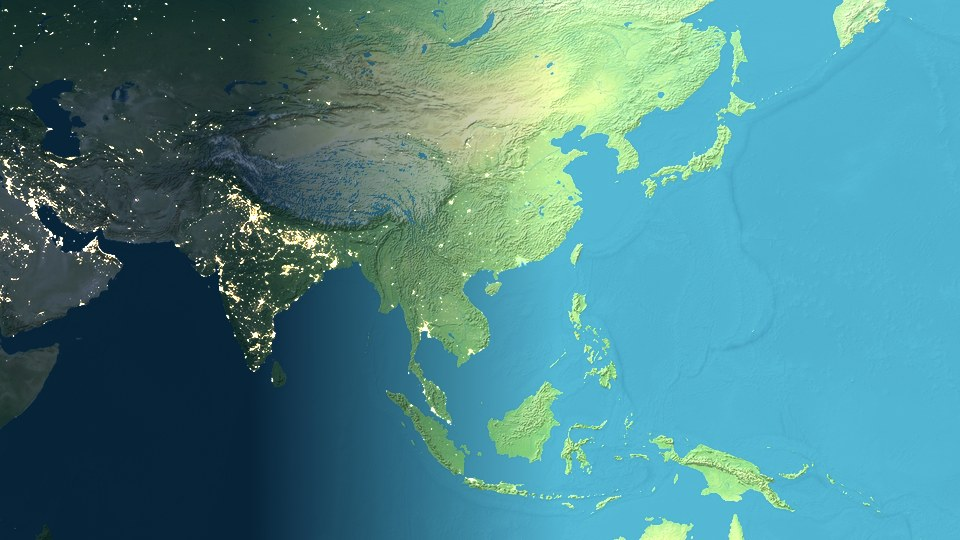
#> input picture docs/assets/theme-aqua.jpg, 960 x 540 px, given in place of earth-day.jpg, which was not available
$ python gen-theme-previews.py
#> lines starting #> are read from the running program, lines starting #| are printed output that depends on the picture; after the words box and inside, x2 and y2 are one past the last pixel; in counts of white or black regions, pixels touching at a corner belong together; pictures that were not available may be replaced by others from this repository, and a replacement may not be noted
"""Generate theme preview images using Orblune's shader grading (ported from shaders.ts)."""

from __future__ import annotations

from pathlib import Path

import numpy as np
from PIL import Image, ImageEnhance

ROOT = Path(__file__).resolve().parents[1]
OUT = ROOT / "docs" / "assets"
OUT.mkdir(parents=True, exist_ok=True)

day_full = Image.open(ROOT / "public/textures/earth-day.jpg").convert("RGB")
#> day_full is the input picture: PIL image 960x540 RGB; mean R, G, B 75.7, 134.4, 139.4
night_full = Image.open(ROOT / "public/textures/earth-night.jpg").convert("RGB")
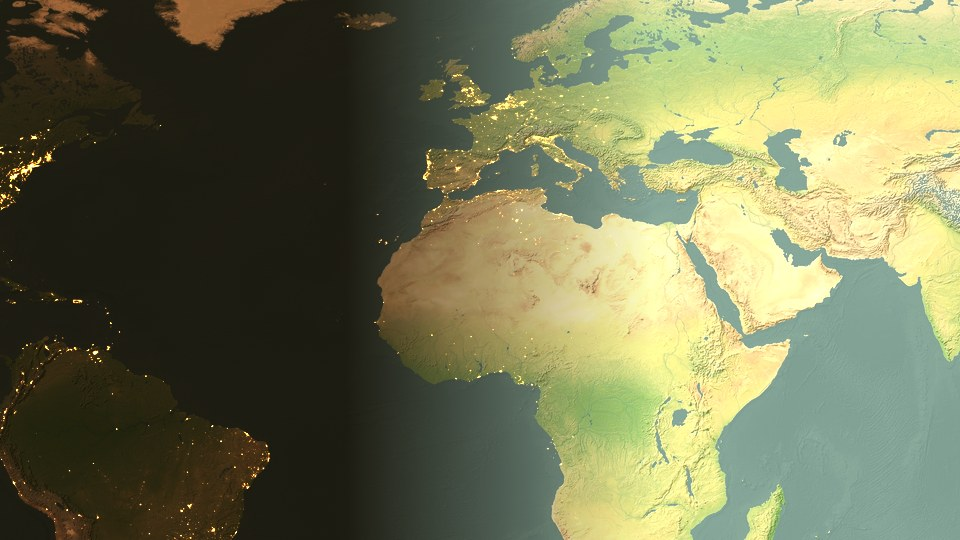
#> input picture docs/assets/theme-atlas.jpg, 960 x 540 px, given in place of earth-night.jpg, which was not available
#> night_full is the input picture: PIL image 960x540 RGB; mean R, G, B 115, 118.1, 84
clouds_full = Image.open(ROOT / "public/textures/earth-clouds.jpg").convert("L")

THEMES = ["natural", "aqua", "atlas", "vivid", "noir", "ember", "frost", "verdant", "ink", "sand"]
THEME_INDEX = {name: float(i) for i, name in enumerate(THEMES)}

CROPS = {
    # Wider / taller framing for more source pixels into 21:9 + 16:9 exports.
    "atlantic": (0.22, 0.78, 0.10, 0.64),
    "pacific": (0.58, 1.00, 0.14, 0.60),
    "asia": (0.50, 0.98, 0.12, 0.58),
}


def crop_uv(img: Image.Image, u0: float, u1: float, v0: float, v1: float) -> Image.Image:
    return img.crop(
        (
            int(u0 * img.width),
            int(v0 * img.height),
            int(u1 * img.width),
            int(v1 * img.height),
        )
    )


def to_f(img: Image.Image) -> np.ndarray:
    return np.asarray(img, dtype=np.float32) / 255.0


def from_f(arr: np.ndarray) -> Image.Image:
    return Image.fromarray(np.clip(arr * 255.0, 0, 255).astype(np.uint8))


def luma(c: np.ndarray) -> np.ndarray:
    return 0.299 * c[..., 0] + 0.587 * c[..., 1] + 0.114 * c[..., 2]


def mix(a: np.ndarray | float, b: np.ndarray | float, t: np.ndarray | float) -> np.ndarray:
    return np.asarray(a, dtype=np.float32) * (1.0 - t) + np.asarray(b, dtype=np.float32) * t


def smoothstep(edge0: float, edge1: float, x: np.ndarray) -> np.ndarray:
    t = np.clip((x - edge0) / (edge1 - edge0), 0.0, 1.0)
    return t * t * (3.0 - 2.0 * t)


def apply_theme_day(c: np.ndarray, theme: float) -> np.ndarray:
    L = luma(c)[..., None]
    L1 = L[..., 0]
    water = (
        ((c[..., 2] >= c[..., 0] + 0.02) & (c[..., 2] >= c[..., 1] - 0.04) & (L1 <= 0.72)).astype(np.float32)
    )[..., None]
    cb = c[..., 2:3]

    if theme < 0.5:
        return c * 1.05
    if theme < 1.5:
        teal = mix(np.array([0.38, 0.78, 0.88]), np.array([0.22, 0.55, 0.70]), 1.0 - cb)
        land = mix(L, c, 0.9) * np.array([0.96, 1.06, 0.94]) * 1.05
        return np.clip(mix(land, teal, water * 0.82), 0.0, 1.0)
    if theme < 2.5:
        ocean = mix(np.array([0.58, 0.70, 0.74]), np.array([0.38, 0.52, 0.58]), 1.0 - cb)
        out = mix(c, ocean, water * 0.7)
        out = mix(L, out, 0.82)
        out = out * np.array([1.12, 1.04, 0.86])
        out = mix(out, out * out * (3.0 - 2.0 * out), 0.16)
        return np.clip(out, 0.0, 1.0)
    if theme < 3.5:
        out = c * 1.15 + (c - L) * 0.55
        out = out * mix(np.array([1.1, 1.12, 0.9]), np.array([0.75, 1.08, 1.35]), water)
        return np.clip(out, 0.0, 1.0)
    if theme < 4.5:
        return np.clip(L * np.array([0.78, 0.88, 1.05]) * 1.08, 0.0, 1.0)
    if theme < 5.5:
        ocean = mix(np.array([0.12, 0.18, 0.42]), np.array([0.05, 0.08, 0.22]), 1.0 - cb)
        land = mix(L, c, 0.55) * np.array([1.45, 0.78, 0.42])
        land = mix(land, np.stack([L1 * 1.2, L1 * 0.55, L1 * 0.22], axis=-1), 0.25)
        return np.clip(mix(land, ocean, water * 0.9), 0.0, 1.0)
    if theme < 6.5:
        ice = mix(np.array([0.45, 0.78, 0.92]), np.array([0.22, 0.48, 0.68]), 1.0 - cb)
        land = mix(L, c, 0.35) * np.array([0.82, 0.98, 1.2])
        land = mix(land, np.array([0.88, 0.94, 1.0]), smoothstep(0.4, 0.85, L1)[..., None] * 0.45)
        return np.clip(mix(land, ice, water * 0.85) * 1.06, 0.0, 1.0)
    if theme < 7.5:
        ocean = mix(np.array([0.1, 0.42, 0.55]), np.array([0.04, 0.22, 0.36]), 1.0 - cb)
        land = mix(L, c, 0.7) * np.array([0.7, 1.35, 0.65])
        g = np.clip(land[..., 1] - np.maximum(land[..., 0], land[..., 2]), 0.0, 1.0)[..., None]
        land = mix(land, np.array([0.25, 0.75, 0.28]) * (0.4 + L), 0.2 + g * 0.35)
        return np.clip(mix(land, ocean, water * 0.8), 0.0, 1.0)
    if theme < 8.5:
        ocean = mix(np.array([0.04, 0.12, 0.32]), np.array([0.01, 0.04, 0.14]), 1.0 - cb)
        land = L * np.array([0.45, 0.75, 1.15])
        land = mix(land, np.array([0.35, 0.7, 0.95]) * L, 0.35)
        return np.clip(mix(land, ocean, water * 0.92), 0.0, 1.0)

    ocean = mix(np.array([0.42, 0.58, 0.62]), np.array([0.28, 0.42, 0.48]), 1.0 - cb)
    land = mix(L, c, 0.5) * np.array([1.35, 1.08, 0.62])
    land = mix(land, np.array([0.95, 0.78, 0.45]) * (0.35 + L * 0.75), 0.32)
    return np.clip(mix(land, ocean, water * 0.72), 0.0, 1.0)


def apply_theme_night(day_graded: np.ndarray, lights: np.ndarray, theme: float) -> np.ndarray:
    L = luma(day_graded)[..., None]
    L1 = L[..., 0]
    lights2 = lights * lights

    if theme < 0.5:
        terrain = mix(np.array([0.02, 0.04, 0.07]), day_graded * np.array([0.18, 0.22, 0.30]), 0.85)
        city = lights2 * 1.8
    elif theme < 1.5:
        terrain = mix(np.array([0.02, 0.05, 0.08]), day_graded * np.array([0.14, 0.24, 0.32]), 0.82)
        city = lights2 * np.array([1.5, 1.7, 1.9]) * 1.5
    elif theme < 2.5:
        terrain = mix(np.array([0.04, 0.03, 0.02]), day_graded * np.array([0.28, 0.22, 0.16]), 0.8)
        city = lights2 * np.array([2.0, 1.5, 0.9]) * 1.6
    elif theme < 3.5:
        terrain = mix(np.array([0.01, 0.03, 0.08]), day_graded * np.array([0.12, 0.18, 0.36]), 0.85)
        city = lights2 * 2.1
    elif theme < 4.5:
        terrain = mix(np.array([0.02, 0.025, 0.04]), L * 0.22, 0.9)
        city = lights2 * np.array([1.9, 1.55, 0.85]) * 1.7
    elif theme < 5.5:
        terrain = mix(np.array([0.06, 0.015, 0.03]), day_graded * np.array([0.4, 0.12, 0.06]), 0.85)
        city = lights2 * np.array([2.6, 1.2, 0.35]) * 2.0
    elif theme < 6.5:
        terrain = mix(np.array([0.015, 0.04, 0.1]), day_graded * np.array([0.1, 0.22, 0.42]), 0.88)
        city = lights2 * np.array([1.15, 1.75, 2.4]) * 1.8
    elif theme < 7.5:
        terrain = mix(np.array([0.015, 0.05, 0.03]), day_graded * np.array([0.08, 0.32, 0.14]), 0.86)
        city = lights2 * np.array([1.85, 1.9, 0.95]) * 1.75
    elif theme < 8.5:
        terrain = mix(np.array([0.005, 0.015, 0.05]), day_graded * np.array([0.06, 0.12, 0.3]), 0.9)
        city = lights2 * np.array([0.9, 1.9, 2.6]) * 2.1
    else:
        terrain = mix(np.array([0.05, 0.03, 0.015]), day_graded * np.array([0.35, 0.22, 0.1]), 0.85)
        city = lights2 * np.array([2.4, 1.5, 0.55]) * 1.75
    return terrain + city


def render_theme(
    theme_name: str,
    day_img: Image.Image,
    night_img: Image.Image,
    cloud_img: Image.Image,
    split: float = 0.5,
    soft: float = 0.16,
) -> Image.Image:
    theme = THEME_INDEX[theme_name]
    day_c = to_f(day_img)
    lights = to_f(night_img)
    cloud = np.asarray(cloud_img, dtype=np.float32) / 255.0

    day_lit = apply_theme_day(day_c, theme)
    day_lit = mix(day_lit, day_lit * day_lit * (3.0 - 2.0 * day_lit), 0.05)
    night = apply_theme_night(day_lit, lights, theme)

    w = day_c.shape[1]
    xs = np.linspace(0, 1, w, dtype=np.float32)
    # Approximate terminator as a vertical softstep (marketing crop)
    day_factor = np.clip((xs - (split - soft)) / (2 * soft), 0.0, 1.0)[None, :, None]
    color = mix(night, day_lit, day_factor)

    cloud_amt = cloud[..., None] * 0.15 * day_factor
    if 3.5 < theme < 4.5:
        cloud_amt *= 0.5
    elif 4.5 < theme < 5.5:
        cloud_amt *= 0.65
    elif 7.5 < theme < 8.5:
        cloud_amt *= 0.5
    color = mix(color, np.array([0.94, 0.96, 0.98]), cloud_amt)
    return from_f(np.clip(color, 0.0, 1.0))


def themed_crop(theme: str, crop_key: str, size: tuple[int, int]) -> Image.Image:
    u0, u1, v0, v1 = CROPS[crop_key]
    # Grade at native crop resolution so we keep texture detail, then resize.
    d = crop_uv(day_full, u0, u1, v0, v1)
    n = crop_uv(night_full, u0, u1, v0, v1)
    c = crop_uv(clouds_full, u0, u1, v0, v1)
    # Match day/night size if clouds are lower-res.
    if c.size != d.size:
        c = c.resize(d.size, Image.Resampling.LANCZOS)
    if n.size != d.size:
        n = n.resize(d.size, Image.Resampling.LANCZOS)
    split = 0.52 if crop_key == "atlantic" else 0.42
    img = render_theme(theme, d, n, c, split=split, soft=0.14)
    if img.size != size:
        img = img.resize(size, Image.Resampling.LANCZOS)
    return img


def polish(img: Image.Image) -> Image.Image:
    img = ImageEnhance.Contrast(img).enhance(1.04)
    img = ImageEnhance.Color(img).enhance(1.03)
    img = ImageEnhance.Sharpness(img).enhance(1.18)
    return img


def save_jpeg(img: Image.Image, path: Path, quality: int = 93) -> None:
    img.save(
        path,
        "JPEG",
        quality=quality,
        optimize=True,
        progressive=True,
        subsampling=0,
    )


def main() -> None:
    crop_for = {
        "natural": "atlantic",
        "aqua": "pacific",
        "atlas": "atlantic",
        "vivid": "atlantic",
        "noir": "atlantic",
        "ember": "asia",
        "frost": "pacific",
        "verdant": "atlantic",
        "ink": "asia",
        "sand": "asia",
    }

    # Match the site's full-bleed 21:9 theme stage.
    theme_size = (2520, 1080)
    for theme in THEMES:
        img = polish(themed_crop(theme, crop_for[theme], theme_size))
        path = OUT / f"theme-{theme}.jpg"
        save_jpeg(img, path, quality=93)
        print("wrote", path.name, img.size)
#> this loop made 10 passes
#> pass 1, in themed_crop, `n = crop_uv(night_full, u0, u1, v0, v1)`:
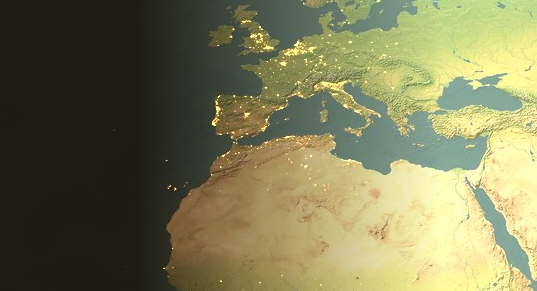
#> n: PIL image 537x291 RGB; mean R, G, B 122.2, 121.2, 84.2
#> pass 1, in themed_crop, `c = crop_uv(clouds_full, u0, u1, v0, v1)`:
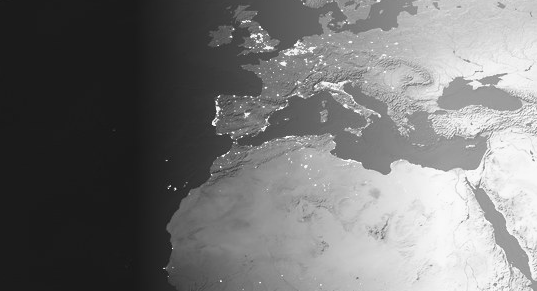
#> c: PIL image 537x291 L; min 22, max 251, mean 117.3
#> after the loop:
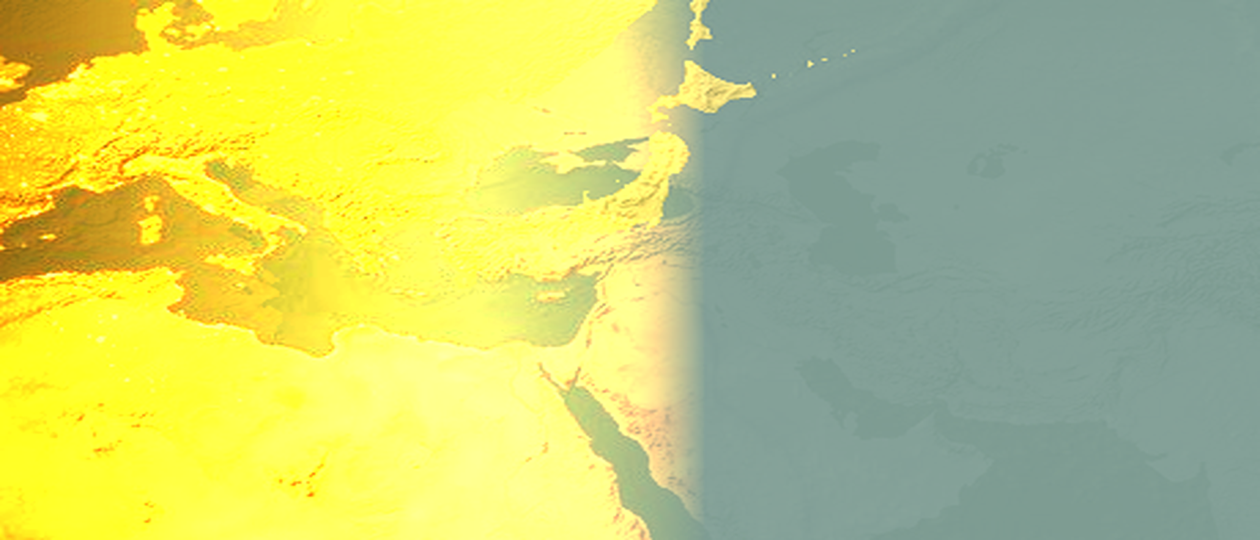
#> img: PIL image 2520x1080 RGB (shown at 1/2 size); mean R, G, B 194.1, 202.4, 112.8

    # Desktop showcase shots used on the site
    shots = [
        ("natural", "atlantic", "shot-desktop-natural.jpg"),
        ("aqua", "pacific", "shot-desktop-aqua.jpg"),
        ("ember", "asia", "shot-desktop-ember.jpg"),
    ]
    shot_size = (2400, 1350)
    for theme, crop, name in shots:
        img = polish(themed_crop(theme, crop, shot_size))
        save_jpeg(img, OUT / name, quality=92)
        print("wrote", name, img.size)
#> this loop made 3 passes
#> pass 1, in apply_theme_day (call 11), `L = luma(c)[..., None]`:
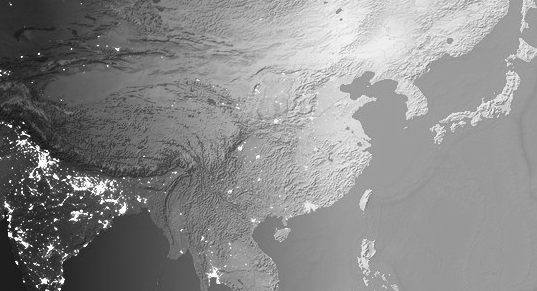
#> L: shape (291, 537, 1) float32; min 0.0518, max 0.999, mean 0.542
#> pass 1, in apply_theme_day (call 11), `water = ( ((c[..., 2] >= c[..., 0] + 0.02) & (c[..., 2] >= c[..., 1] -..`:
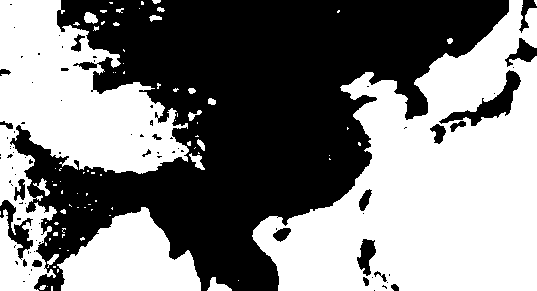
#> water: shape (291, 537, 1) float32; values 0 (black) and 1 (white), 50.5% white; 85 black regions (63 under 20 px), largest, box (x1, y1, x2, y2) and area: (10, 0, 509, 291) 72962, (439, 70, 521, 126) 1219, (0, 200, 33, 260) 664
#> after the loop:
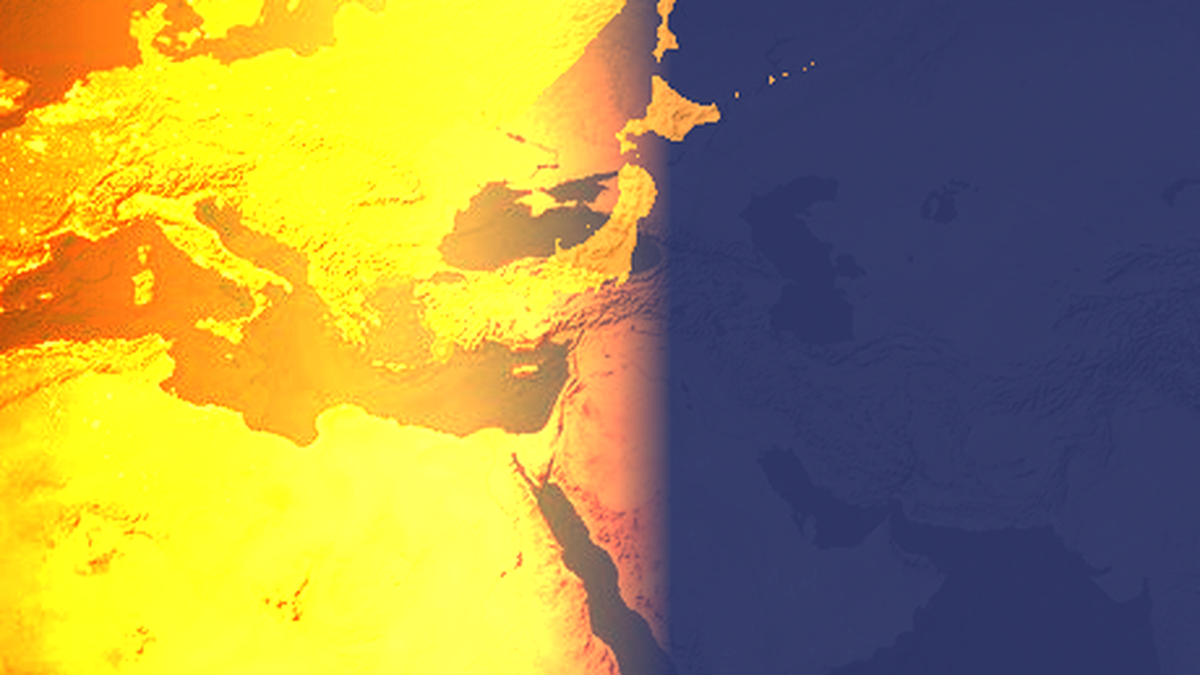
#> img: PIL image 2400x1350 RGB (shown at 1/2 size); mean R, G, B 158.2, 142.5, 76.9


if __name__ == "__main__":
    main()
